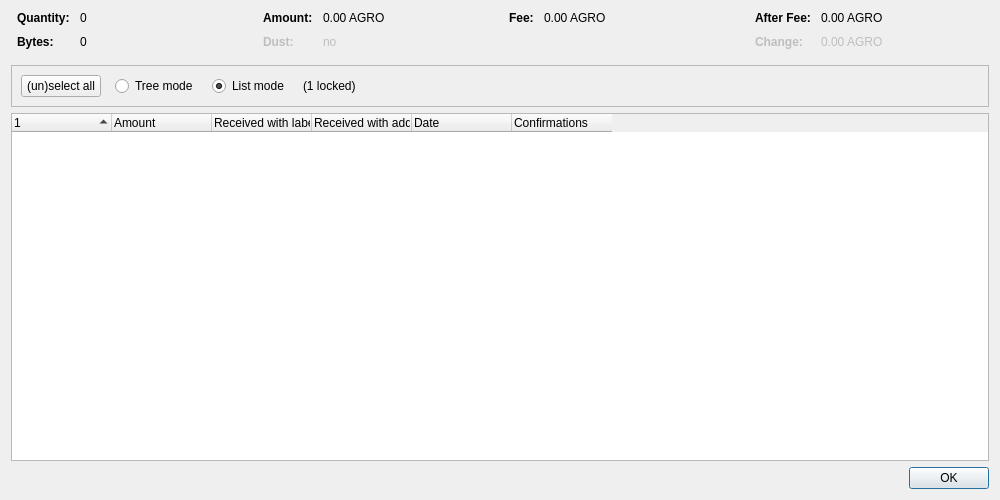
<?xml version="1.0" encoding="UTF-8"?>
<ui version="4.0">
 <class>CoinControlDialog</class>
 <widget class="QDialog" name="CoinControlDialog">
  <property name="geometry">
   <rect>
    <x>0</x>
    <y>0</y>
    <width>1000</width>
    <height>500</height>
   </rect>
  </property>
  <property name="windowTitle">
   <string>Coin Selection</string>
  </property>
  <layout class="QVBoxLayout" name="verticalLayout">
   <item>
    <layout class="QHBoxLayout" name="horizontalLayoutTop" stretch="0,0,0,0">
     <property name="topMargin">
      <number>0</number>
     </property>
     <property name="bottomMargin">
      <number>10</number>
     </property>
     <item>
      <layout class="QFormLayout" name="formLayoutCoinControl1">
       <property name="horizontalSpacing">
        <number>10</number>
       </property>
       <property name="verticalSpacing">
        <number>10</number>
       </property>
       <property name="leftMargin">
        <number>6</number>
       </property>
       <property name="rightMargin">
        <number>6</number>
       </property>
       <item row="0" column="0">
        <widget class="QLabel" name="labelCoinControlQuantityText">
         <property name="font">
          <font>
           <weight>75</weight>
           <bold>true</bold>
          </font>
         </property>
         <property name="text">
          <string>Quantity:</string>
         </property>
        </widget>
       </item>
       <item row="0" column="1">
        <widget class="QLabel" name="labelCoinControlQuantity">
         <property name="cursor">
          <cursorShape>IBeamCursor</cursorShape>
         </property>
         <property name="contextMenuPolicy">
          <enum>Qt::ActionsContextMenu</enum>
         </property>
         <property name="text">
          <string notr="true">0</string>
         </property>
         <property name="textInteractionFlags">
          <set>Qt::LinksAccessibleByMouse|Qt::TextSelectableByKeyboard|Qt::TextSelectableByMouse</set>
         </property>
        </widget>
       </item>
       <item row="1" column="0">
        <widget class="QLabel" name="labelCoinControlBytesText">
         <property name="font">
          <font>
           <weight>75</weight>
           <bold>true</bold>
          </font>
         </property>
         <property name="text">
          <string>Bytes:</string>
         </property>
        </widget>
       </item>
       <item row="1" column="1">
        <widget class="QLabel" name="labelCoinControlBytes">
         <property name="cursor">
          <cursorShape>IBeamCursor</cursorShape>
         </property>
         <property name="contextMenuPolicy">
          <enum>Qt::ActionsContextMenu</enum>
         </property>
         <property name="text">
          <string notr="true">0</string>
         </property>
         <property name="textInteractionFlags">
          <set>Qt::LinksAccessibleByMouse|Qt::TextSelectableByKeyboard|Qt::TextSelectableByMouse</set>
         </property>
        </widget>
       </item>
      </layout>
     </item>
     <item>
      <layout class="QFormLayout" name="formLayoutCoinControl2">
       <property name="horizontalSpacing">
        <number>10</number>
       </property>
       <property name="verticalSpacing">
        <number>10</number>
       </property>
       <property name="leftMargin">
        <number>6</number>
       </property>
       <property name="rightMargin">
        <number>6</number>
       </property>
       <item row="0" column="0">
        <widget class="QLabel" name="labelCoinControlAmountText">
         <property name="font">
          <font>
           <weight>75</weight>
           <bold>true</bold>
          </font>
         </property>
         <property name="text">
          <string>Amount:</string>
         </property>
        </widget>
       </item>
       <item row="0" column="1">
        <widget class="QLabel" name="labelCoinControlAmount">
         <property name="cursor">
          <cursorShape>IBeamCursor</cursorShape>
         </property>
         <property name="contextMenuPolicy">
          <enum>Qt::ActionsContextMenu</enum>
         </property>
         <property name="text">
          <string notr="true">0.00 AGRO</string>
         </property>
         <property name="textInteractionFlags">
          <set>Qt::LinksAccessibleByMouse|Qt::TextSelectableByKeyboard|Qt::TextSelectableByMouse</set>
         </property>
        </widget>
       </item>
       <item row="1" column="0">
        <widget class="QLabel" name="labelCoinControlLowOutputText">
         <property name="enabled">
          <bool>false</bool>
         </property>
         <property name="font">
          <font>
           <weight>75</weight>
           <bold>true</bold>
          </font>
         </property>
         <property name="text">
          <string>Dust:</string>
         </property>
        </widget>
       </item>
       <item row="1" column="1">
        <widget class="QLabel" name="labelCoinControlLowOutput">
         <property name="enabled">
          <bool>false</bool>
         </property>
         <property name="cursor">
          <cursorShape>IBeamCursor</cursorShape>
         </property>
         <property name="contextMenuPolicy">
          <enum>Qt::ActionsContextMenu</enum>
         </property>
         <property name="text">
          <string notr="true">no</string>
         </property>
         <property name="textInteractionFlags">
          <set>Qt::LinksAccessibleByMouse|Qt::TextSelectableByKeyboard|Qt::TextSelectableByMouse</set>
         </property>
        </widget>
       </item>
      </layout>
     </item>
     <item>
      <layout class="QFormLayout" name="formLayoutCoinControl3">
       <property name="horizontalSpacing">
        <number>10</number>
       </property>
       <property name="verticalSpacing">
        <number>10</number>
       </property>
       <property name="leftMargin">
        <number>6</number>
       </property>
       <property name="rightMargin">
        <number>6</number>
       </property>
       <item row="0" column="0">
        <widget class="QLabel" name="labelCoinControlFeeText">
         <property name="font">
          <font>
           <weight>75</weight>
           <bold>true</bold>
          </font>
         </property>
         <property name="text">
          <string>Fee:</string>
         </property>
        </widget>
       </item>
       <item row="0" column="1">
        <widget class="QLabel" name="labelCoinControlFee">
         <property name="cursor">
          <cursorShape>IBeamCursor</cursorShape>
         </property>
         <property name="contextMenuPolicy">
          <enum>Qt::ActionsContextMenu</enum>
         </property>
         <property name="text">
          <string notr="true">0.00 AGRO</string>
         </property>
         <property name="textInteractionFlags">
          <set>Qt::LinksAccessibleByMouse|Qt::TextSelectableByKeyboard|Qt::TextSelectableByMouse</set>
         </property>
        </widget>
       </item>
      </layout>
     </item>
     <item>
      <layout class="QFormLayout" name="formLayoutCoinControl4">
       <property name="horizontalSpacing">
        <number>10</number>
       </property>
       <property name="verticalSpacing">
        <number>10</number>
       </property>
       <property name="leftMargin">
        <number>6</number>
       </property>
       <property name="rightMargin">
        <number>6</number>
       </property>
       <item row="0" column="0">
        <widget class="QLabel" name="labelCoinControlAfterFeeText">
         <property name="font">
          <font>
           <weight>75</weight>
           <bold>true</bold>
          </font>
         </property>
         <property name="text">
          <string>After Fee:</string>
         </property>
        </widget>
       </item>
       <item row="0" column="1">
        <widget class="QLabel" name="labelCoinControlAfterFee">
         <property name="cursor">
          <cursorShape>IBeamCursor</cursorShape>
         </property>
         <property name="contextMenuPolicy">
          <enum>Qt::ActionsContextMenu</enum>
         </property>
         <property name="text">
          <string notr="true">0.00 AGRO</string>
         </property>
         <property name="textInteractionFlags">
          <set>Qt::LinksAccessibleByMouse|Qt::TextSelectableByKeyboard|Qt::TextSelectableByMouse</set>
         </property>
        </widget>
       </item>
       <item row="1" column="0">
        <widget class="QLabel" name="labelCoinControlChangeText">
         <property name="enabled">
          <bool>false</bool>
         </property>
         <property name="font">
          <font>
           <weight>75</weight>
           <bold>true</bold>
          </font>
         </property>
         <property name="text">
          <string>Change:</string>
         </property>
        </widget>
       </item>
       <item row="1" column="1">
        <widget class="QLabel" name="labelCoinControlChange">
         <property name="enabled">
          <bool>false</bool>
         </property>
         <property name="cursor">
          <cursorShape>IBeamCursor</cursorShape>
         </property>
         <property name="contextMenuPolicy">
          <enum>Qt::ActionsContextMenu</enum>
         </property>
         <property name="text">
          <string notr="true">0.00 AGRO</string>
         </property>
         <property name="textInteractionFlags">
          <set>Qt::LinksAccessibleByMouse|Qt::TextSelectableByKeyboard|Qt::TextSelectableByMouse</set>
         </property>
        </widget>
       </item>
      </layout>
     </item>
    </layout>
   </item>
   <item>
    <widget class="QFrame" name="frame">
     <property name="minimumSize">
      <size>
       <width>0</width>
       <height>40</height>
      </size>
     </property>
     <property name="frameShape">
      <enum>QFrame::StyledPanel</enum>
     </property>
     <property name="frameShadow">
      <enum>QFrame::Sunken</enum>
     </property>
     <layout class="QHBoxLayout" name="horizontalLayout">
      <item>
       <layout class="QHBoxLayout" name="horizontalLayoutPanel" stretch="0,0,0,0,0">
        <property name="spacing">
         <number>14</number>
        </property>
        <item>
         <widget class="QPushButton" name="pushButtonSelectAll">
          <property name="sizePolicy">
           <sizepolicy hsizetype="Maximum" vsizetype="Fixed">
            <horstretch>0</horstretch>
            <verstretch>0</verstretch>
           </sizepolicy>
          </property>
          <property name="text">
           <string>(un)select all</string>
          </property>
          <property name="autoDefault">
           <bool>false</bool>
          </property>
         </widget>
        </item>
        <item>
         <widget class="QRadioButton" name="radioTreeMode">
          <property name="sizePolicy">
           <sizepolicy hsizetype="Maximum" vsizetype="Fixed">
            <horstretch>0</horstretch>
            <verstretch>0</verstretch>
           </sizepolicy>
          </property>
          <property name="text">
           <string>Tree mode</string>
          </property>
         </widget>
        </item>
        <item>
         <widget class="QRadioButton" name="radioListMode">
          <property name="sizePolicy">
           <sizepolicy hsizetype="Maximum" vsizetype="Fixed">
            <horstretch>0</horstretch>
            <verstretch>0</verstretch>
           </sizepolicy>
          </property>
          <property name="text">
           <string>List mode</string>
          </property>
          <property name="checked">
           <bool>true</bool>
          </property>
         </widget>
        </item>
        <item>
         <widget class="QLabel" name="labelLocked">
          <property name="text">
           <string notr="true">(1 locked)</string>
          </property>
         </widget>
        </item>
        <item>
         <spacer name="horizontalSpacer">
          <property name="orientation">
           <enum>Qt::Horizontal</enum>
          </property>
          <property name="sizeHint" stdset="0">
           <size>
            <width>40</width>
            <height>20</height>
           </size>
          </property>
         </spacer>
        </item>
       </layout>
      </item>
     </layout>
    </widget>
   </item>
   <item>
    <widget class="CoinControlTreeWidget" name="treeWidget">
     <property name="contextMenuPolicy">
      <enum>Qt::CustomContextMenu</enum>
     </property>
     <property name="sortingEnabled">
      <bool>false</bool>
     </property>
     <property name="columnCount">
      <number>6</number>
     </property>
     <attribute name="headerShowSortIndicator" stdset="0">
      <bool>true</bool>
     </attribute>
     <attribute name="headerStretchLastSection">
      <bool>false</bool>
     </attribute>
     <column>
      <property name="text">
       <string/>
      </property>
     </column>
     <column>
      <property name="text">
       <string>Amount</string>
      </property>
     </column>
     <column>
      <property name="text">
       <string>Received with label</string>
      </property>
     </column>
     <column>
      <property name="text">
       <string>Received with address</string>
      </property>
     </column>
     <column>
      <property name="text">
       <string>Date</string>
      </property>
     </column>
     <column>
      <property name="text">
       <string>Confirmations</string>
      </property>
      <property name="toolTip">
       <string>Confirmed</string>
      </property>
     </column>
     <column>
      <property name="text">
       <string/>
      </property>
     </column>
     <column>
      <property name="text">
       <string/>
      </property>
     </column>
     <column>
      <property name="text">
       <string/>
      </property>
     </column>
     <column>
      <property name="text">
       <string/>
      </property>
     </column>
    </widget>
   </item>
   <item>
    <widget class="QDialogButtonBox" name="buttonBox">
     <property name="orientation">
      <enum>Qt::Horizontal</enum>
     </property>
     <property name="standardButtons">
      <set>QDialogButtonBox::Ok</set>
     </property>
    </widget>
   </item>
  </layout>
 </widget>
 <customwidgets>
  <customwidget>
   <class>CoinControlTreeWidget</class>
   <extends>QTreeWidget</extends>
   <header>qt/coincontroltreewidget.h</header>
  </customwidget>
 </customwidgets>
 <resources/>
 <connections/>
</ui>
